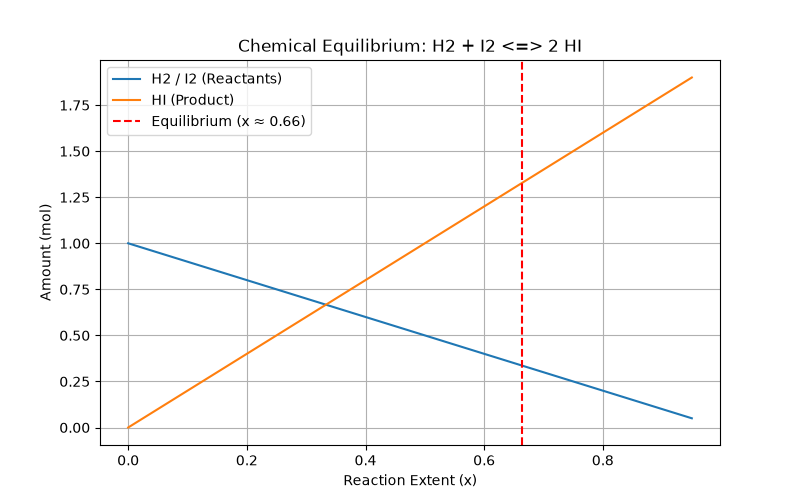

Write Python code to recreate this figure.
"""
PW2 Lab B Part 4 -- chemical equilibrium via the equilibrium constant K.

Reaction  H2 + I2 <=> 2 HI, starting from 1 mol H2 and 1 mol I2.
As the reaction proceeds by an extent x:  H2 = 1-x,  I2 = 1-x,  HI = 2x.
At equilibrium the composition satisfies the equilibrium constant
        K = [HI]^2 / ([H2][I2]) = (2x)^2 / ((1-x)(1-x)).
Given K, find the extent x. Solve it TWO ways and compare.
Run:  python equilibrium.py
"""
import numpy as np
import matplotlib.pyplot as plt
from scipy.optimize import newton, minimize

K = 15.6
a = b = 1.0

# TODO 1: write k_imbalance(x) = (2x)^2/((a-x)(b-x)) - K.
#         It equals zero exactly at equilibrium.
def k_imbalance(x):
    return ((2 * x)**2) / ((a - x) * (b - x)) - K

# TODO 2 (method 1): use scipy.optimize.newton to find the root of k_imbalance
#         (start x0=0.5). This is root-finding.

x_newton = newton(k_imbalance, x0=0.5)

# TODO 3 (method 2): use scipy.optimize.minimize to minimise k_imbalance(x)**2
#         (method "SLSQP", bounds [(0, 0.999)], x0=[0.5]). Print both answers
#         and confirm they agree.

res_slsqp = minimize(lambda x: k_imbalance(x[0])**2, x0=[0.5], method="SLSQP", bounds=[(0, 0.999)])
x_slsqp = res_slsqp.x[0]

print(f"Equilibrium extent x (Newton) : {x_newton:.4f}")
print(f"Equilibrium extent x (SLSQP)  : {x_slsqp:.4f}")

# TODO 4: report the equilibrium amounts (H2, I2, HI), and plot how the three
#         amounts change with the extent x, marking the equilibrium. Save
#         equilibrium.png.

nH2 = a - x_newton
nI2 = b - x_newton
nHI = 2.0 * x_newton

print(f"\nEquilibrium Amounts:")
print(f"  nH2 = {nH2:.4f} mol")
print(f"  nI2 = {nI2:.4f} mol")
print(f"  nHI = {nHI:.4f} mol")
x_vals = np.linspace(0, 0.95, 200)
plt.figure(figsize=(8, 5))
plt.plot(x_vals, a - x_vals, label="H2 / I2 (Reactants)")
plt.plot(x_vals, 2 * x_vals, label="HI (Product)")
plt.axvline(x_newton, color="red", linestyle="--", label=f"Equilibrium (x ≈ {x_newton:.2f})")
plt.xlabel("Reaction Extent (x)")
plt.ylabel("Amount (mol)")
plt.title("Chemical Equilibrium: H2 + I2 <=> 2 HI")
plt.legend()
plt.grid(True)
plt.savefig("equilibrium.png")
plt.close()
